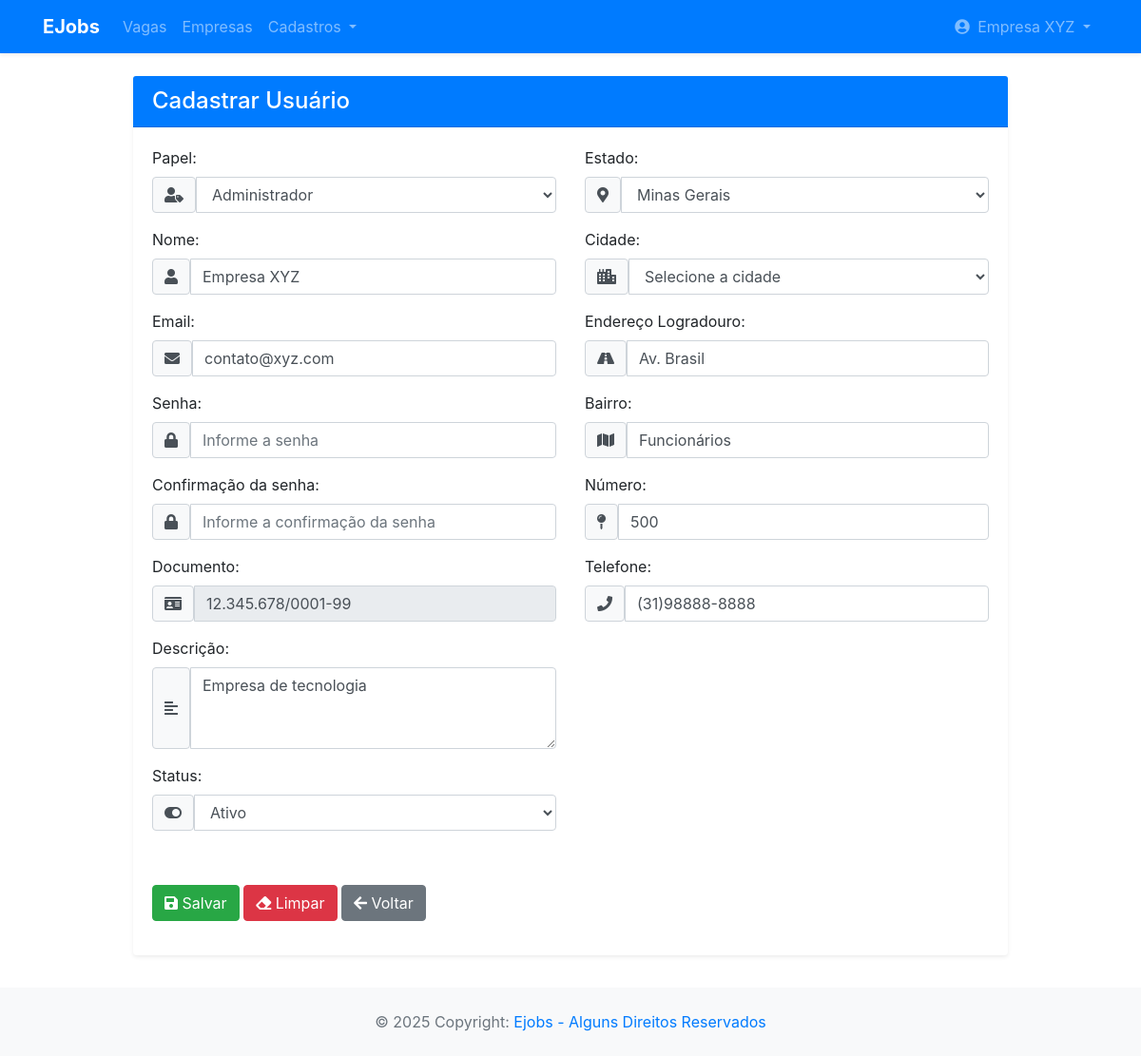
Page /app/controller/UsuarioController.php?action=edit&id=2 (signed in) on the committed database.
### tables this page shows
CREATE TABLE usuario (
    id INT PRIMARY KEY AUTO_INCREMENT,
    nome VARCHAR(255),
    email VARCHAR(255),
    senha VARCHAR(255),
    documento VARCHAR(255),
    descricao TEXT,
    cidade_id INT,
    end_logradouro VARCHAR(100),
    end_bairro VARCHAR(100),
    end_numero VARCHAR(100),
    telefone VARCHAR(20),
    status ENUM('Ativo', 'Inativo','Pendente'),
    tipo_usuario_id INT,
    FOREIGN KEY (tipo_usuario_id) REFERENCES tipo_usuario(id),
    FOREIGN KEY (cidade_id) REFERENCES cidades(codigo_ibge)
);

### app/view/usuario/form.php (the view, shortened to what the rows shown need)
<?php
require_once(__DIR__ . "/../include/header.php");
require_once(__DIR__ . "/../include/menu.php");
?>
<div class="container py-4">
    <div class="row">
        <div class="col-lg-10 mx-auto">
            <div class="card shadow-sm border-0">
                <div class="card-header bg-primary text-white">
                    <h4 class="mb-0">
                        Cadastrar Usuário
                    </h4>
                </div>
                <div class="card-body">
                    <form id="frmUsuario" method="POST"
                        action="<?= BASEURL ?>/controller/CadastroController.php?action=save">
                        <div class="row">
                            <div class="col-md-6">
                                <div class="form-group mb-3">
                                    <label for="selPapel" class="form-label fw-bold">Papel:</label>
                                    <div class="input-group">
                                        <span class="input-group-text bg-light">
                                            <i class="fas fa-user-tag"></i>
                                        </span>
                                        <select class="form-control" name="tipoUsuario" id="selPapel" onchange="aplicarMascara()">
                                            <?php foreach ($dados["papeis"] as $papel): ?>
                                                <option value="<?= $papel->getId() ?>"
                                                    <?php
                                                    if (isset($dados["usuario"]) && $dados["usuario"]->getTipoUsuario()?->getId() == $papel->getId())
                                                        echo "selected";
                                                    ?>>
                                                    <?= $papel->getNome() ?>
                                                </option>
                                            <?php endforeach; ?>
                                        </select>
                                    </div>
                                </div>
                                <div class="form-group mb-3">
                                    <label for="txtNome" class="form-label fw-bold">Nome:</label>
                                    <div class="input-group">
                                        <span class="input-group-text bg-light">
                                            <i class="fas fa-user"></i>
                                        </span>
                                        <input class="form-control" type="text" id="txtNome" name="nome"
                                            maxlength="70" placeholder="Informe o nome"
                                            value="<?php echo (isset($dados["usuario"]) ? $dados["usuario"]->getNome() : ''); ?>" />
                                    </div>
                                </div>
                                <div class="form-group mb-3">
                                    <label for="txtLogin" class="form-label fw-bold">Email:</label>
                                    <div class="input-group">
                                        <span class="input-group-text bg-light">
                                            <i class="fas fa-envelope"></i>
                                        </span>
                                        <input class="form-control" type="email" id="txtLogin" name="email"
                                            maxlength="100" placeholder="Informe o email"
                                            value="<?php echo (isset($dados["usuario"]) ? $dados["usuario"]->getEmail() : ''); ?>" />
                                    </div>
                                </div>
                                <div class="form-group mb-3">
                                    <label for="txtSenha" class="form-label fw-bold">Senha:</label>
                                    <div class="input-group">
                                        <span class="input-group-text bg-light">
                                            <i class="fas fa-lock"></i>
                                        </span>
                                        <input class="form-control" type="password" id="txtPassword" name="senha"
                                            maxlength="15" placeholder="Informe a senha"
                                            value="<?php echo (isset($dados["usuario"]) ? $dados["usuario"]->getSenha() : ''); ?>" />
                                    </div>
                                </div>
                                <div class="form-group mb-3">
                                    <label for="txtConfSenha" class="form-label fw-bold">Confirmação da senha:</label>
                                    <div class="input-group">
                                        <span class="input-group-text bg-light">
                                            <i class="fas fa-lock"></i>
                                        </span>
                                        <input class="form-control" type="password" id="txtConfSenha" name="conf_senha"
                                            maxlength="15" placeholder="Informe a confirmação da senha"
                                            value="<?php echo isset($dados['confSenha']) ? $dados['confSenha'] : ''; ?>" />
                                    </div>
                                </div>
                                <div class="form-group mb-3">
                                    <label for="txtDocumento" class="form-label fw-bold">Documento:</label>
                                    <div class="input-group">
                                        <span class="input-group-text bg-light">
                                            <i class="fas fa-id-card"></i>
                                        </span>
                                        <input class="form-control" type="text" id="txtDocumento" name="documento"
                                            maxlength="20" placeholder="Informe o documento"
                                            value="<?php echo (isset($dados["usuario"]) ? $dados["usuario"]->getDocumento() : ''); ?>" />
                                    </div>
                                </div>
                                <div class="form-group mb-3">
                                    <label for="txtDescricao" class="form-label fw-bold">Descrição:</label>
                                    <div class="input-group">
                                        <span class="input-group-text bg-light">
                                            <i class="fas fa-align-left"></i>
                                        </span>
                                        <textarea class="form-control" id="txtDescricao" name="descricao" rows="3" cols="30"
                                            placeholder="Informe a descrição"><?php echo (isset($dados["usuario"]) ? $dados["usuario"]->getDescricao() : ''); ?></textarea>
                                    </div>
                                </div>
                                <div class="form-group mb-3">
                                    <label for="selStatus" class="form-label fw-bold">Status:</label>
                                    <div class="input-group">
                                        <span class="input-group-text bg-light">
                                            <i class="fas fa-toggle-on"></i>
                                        </span>
                                        <select class="form-control" name="status" id="selStatus">
                                            <?php foreach($dados["status"] as $status): ?>
                                                <option value="<?= $status ?>"
                                                    <?php
                                                        if(isset($dados["usuario"]) && $dados["usuario"]->getStatus() == $status)
                                                            echo "selected";
                                                    ?>
                                                >
                                                    <?= $status ?>
                                                </option>
                                            <?php endforeach; ?>
                                        </select>
                                    </div>
                                </div>
                            </div>
                            <div class="col-md-6">
                                <div class="form-group mb-3">
                                    <label for="selEstado" class="form-label fw-bold">Estado:</label>
                                    <div class="input-group">
                                        <span class="input-group-text bg-light">
                                            <i class="fas fa-map-marker-alt"></i>
                                        </span>
                                        <select class="form-control" name="estado" id="selEstado" onchange="carregarCidades('<?= BASEURL ?>', 0)">
                                            <?php foreach ($dados["estados"] as $estado): ?>
                                                <option value="<?= $estado->getCodigoUf() ?>"
                                                    <?php
                                                    if (isset($dados["usuario"]) && $dados["usuario"]->getCidade()->getEstado()->getCodigoUf() == $estado->getCodigoUf())
                                                        echo "selected";
                                                    ?>>
                                                    <?= $estado->getNome() ?>
                                                </option>
                                            <?php endforeach; ?>
                                        </select>
                                    </div>
                                </div>
                                <div class="form-group mb-3">
                                    <label for="txtCidade" class="form-label fw-bold">Cidade:</label>
                                    <div class="input-group">
                                        <span class="input-group-text bg-light">
                                            <i class="fas fa-city"></i>
                                        </span>
                                        <select class="form-control" name="cidade" id="selCidade">
                                            <option value="">Selecione a cidade</option>
                                        </select>
                                    </div>
                                </div>
                                <div class="form-group mb-3">
                                    <label for="txtEndLogradouro" class="form-label fw-bold">Endereço Logradouro:</label>
                                    <div class="input-group">
                                        <span class="input-group-text bg-light">
                                            <i class="fas fa-road"></i>
                                        </span>
                                        <input class="form-control" type="text" id="txtEndLogradouro" name="endLogradouro"
                                            maxlength="50" placeholder="Informe o Endereço Logradouro"
                                            value="<?php echo (isset($dados["usuario"]) ? $dados["usuario"]->getEndLogradouro() : ''); ?>" />
                                    </div>
                                </div>
                                <div class="form-group mb-3">
                                    <label for="txtEndBairro" class="form-label fw-bold">Bairro:</label>
                                    <div class="input-group">
                                        <span class="input-group-text bg-light">
                                            <i class="fas fa-map"></i>
                                        </span>
                                        <input class="form-control" type="text" id="txtEndBairro" name="endBairro"
                                            maxlength="30" placeholder="Informe o Bairro"
                                            value="<?php echo (isset($dados["usuario"]) ? $dados["usuario"]->getEndBairro() : ''); ?>" />
                                    </div>
                                </div>
                                <div class="form-group mb-3">
                                    <label for="txtEndNumero" class="form-label fw-bold">Número:</label>
                                    <div class="input-group">
                                        <span class="input-group-text bg-light">
                                            <i class="fas fa-map-pin"></i>
                                        </span>
                                        <input class="form-control" type="text" id="txtEndNumero" name="endNumero"
                                            maxlength="10" placeholder="Informe o Número"
                                            value="<?php echo (isset($dados["usuario"]) ? $dados["usuario"]->getEndNumero() : ''); ?>" />
                                    </div>
                                </div>
                                <div class="form-group mb-3">
                                    <label for="txtTelefone" class="form-label fw-bold">Telefone:</label>
                                    <div class="input-group">
                                        <span class="input-group-text bg-light">
                                            <i class="fas fa-phone"></i>
                                        </span>
                                        <input class="form-control" type="text" id="txtTelefone" name="telefone"
                                            maxlength="20" placeholder="Informe o Telefone"
                                            value="<?php echo (isset($dados["usuario"]) ? $dados["usuario"]->getTelefone() : ''); ?>" />
                                    </div>
                                </div>
                            </div>
                        </div>
                        <div class="row mt-3">
                            <div class="col-12">
                            </div>
                        </div>
                        <div class="row mt-4">
                            <div class="col-12">
                                <button type="submit" class="btn btn-success me-2">
                                    <i class="fas fa-save me-1"></i> Salvar
                                </button>
                                <button type="reset" class="btn btn-danger me-2">
                                    <i class="fas fa-eraser me-1"></i> Limpar
                                </button>
                                <a class="btn btn-secondary"
                                    href="<?= BASEURL ?>/controller/UsuarioController.php?action=list">
                                    <i class="fas fa-arrow-left me-1"></i> Voltar
                                </a>
                            </div>
                        </div>
                    </form>
                </div>
            </div>
        </div>
    </div>
</div>
<?php
require_once(__DIR__ . "/../include/footer.php");
?>

### rows in the picture
usuario: nome "Empresa XYZ", email "contato@xyz.com", documento "12.345.678/0001-99", descricao "Empresa de tecnologia", status "Ativo", endLogradouro "Av. Brasil", endBairro "Funcionários", endNumero "500", telefone "(31)98888-8888"

### other values in the picture
$nome "Empresa XYZ"
form field tipoUsuario "Administrador"
form field estado "Minas Gerais"
